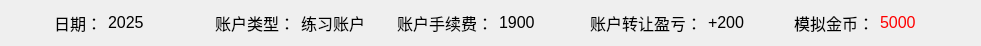
   <widget class="QWidget" name="horizontalLayoutWidget">
    <property name="geometry">
     <rect>
      <x>-20</x>
      <y>650</y>
      <width>981</width>
      <height>41</height>
     </rect>
    </property>
    <layout class="QHBoxLayout" name="horizontalLayout_4">
     <item>
      <layout class="QHBoxLayout" name="horizontalLayout_6">
       <item>
        <widget class="QLabel" name="label_17">
         <property name="text">
          <string>&lt;html&gt;&lt;head/&gt;&lt;body&gt;&lt;p&gt;&lt;span style=&quot; font-size:12pt;&quot;&gt;日期：&lt;/span&gt;&lt;/p&gt;&lt;/body&gt;&lt;/html&gt;</string>
         </property>
         <property name="alignment">
          <set>Qt::AlignmentFlag::AlignRight|Qt::AlignmentFlag::AlignTrailing|Qt::AlignmentFlag::AlignVCenter</set>
         </property>
        </widget>
       </item>
       <item>
        <widget class="QLabel" name="label_18">
         <property name="text">
          <string>&lt;html&gt;&lt;head/&gt;&lt;body&gt;&lt;p&gt;&lt;span style=&quot; font-size:12pt;&quot;&gt;2025&lt;/span&gt;&lt;/p&gt;&lt;/body&gt;&lt;/html&gt;</string>
         </property>
        </widget>
       </item>
      </layout>
     </item>
     <item>
      <layout class="QHBoxLayout" name="horizontalLayout_7">
       <item>
        <widget class="QLabel" name="label_20">
         <property name="text">
          <string>&lt;html&gt;&lt;head/&gt;&lt;body&gt;&lt;p&gt;&lt;span style=&quot; font-size:12pt;&quot;&gt;账户类型：&lt;/span&gt;&lt;/p&gt;&lt;/body&gt;&lt;/html&gt;</string>
         </property>
         <property name="alignment">
          <set>Qt::AlignmentFlag::AlignRight|Qt::AlignmentFlag::AlignTrailing|Qt::AlignmentFlag::AlignVCenter</set>
         </property>
        </widget>
       </item>
       <item>
        <widget class="QLabel" name="label_19">
         <property name="text">
          <string>&lt;html&gt;&lt;head/&gt;&lt;body&gt;&lt;p&gt;&lt;span style=&quot; font-size:12pt;&quot;&gt;练习账户&lt;/span&gt;&lt;/p&gt;&lt;/body&gt;&lt;/html&gt;</string>
         </property>
        </widget>
       </item>
      </layout>
     </item>
     <item>
      <layout class="QHBoxLayout" name="horizontalLayout_5">
       <item>
        <widget class="QLabel" name="label_21">
         <property name="text">
          <string>&lt;html&gt;&lt;head/&gt;&lt;body&gt;&lt;p&gt;&lt;span style=&quot; font-size:12pt;&quot;&gt;账户手续费：&lt;/span&gt;&lt;/p&gt;&lt;/body&gt;&lt;/html&gt;</string>
         </property>
         <property name="alignment">
          <set>Qt::AlignmentFlag::AlignRight|Qt::AlignmentFlag::AlignTrailing|Qt::AlignmentFlag::AlignVCenter</set>
         </property>
        </widget>
       </item>
       <item>
        <widget class="QLabel" name="label_22">
         <property name="text">
          <string>&lt;html&gt;&lt;head/&gt;&lt;body&gt;&lt;p&gt;&lt;span style=&quot; font-size:12pt;&quot;&gt;1900&lt;/span&gt;&lt;/p&gt;&lt;/body&gt;&lt;/html&gt;</string>
         </property>
        </widget>
       </item>
      </layout>
     </item>
     <item>
      <layout class="QHBoxLayout" name="horizontalLayout_8">
       <item>
        <widget class="QLabel" name="label_23">
         <property name="text">
          <string>&lt;html&gt;&lt;head/&gt;&lt;body&gt;&lt;p&gt;&lt;span style=&quot; font-size:12pt;&quot;&gt;账户转让盈亏：&lt;/span&gt;&lt;/p&gt;&lt;/body&gt;&lt;/html&gt;</string>
         </property>
         <property name="alignment">
          <set>Qt::AlignmentFlag::AlignRight|Qt::AlignmentFlag::AlignTrailing|Qt::AlignmentFlag::AlignVCenter</set>
         </property>
        </widget>
       </item>
       <item>
        <widget class="QLabel" name="label_24">
         <property name="text">
          <string>&lt;html&gt;&lt;head/&gt;&lt;body&gt;&lt;p&gt;&lt;span style=&quot; font-size:12pt;&quot;&gt;+200&lt;/span&gt;&lt;/p&gt;&lt;/body&gt;&lt;/html&gt;</string>
         </property>
        </widget>
       </item>
      </layout>
     </item>
     <item>
      <layout class="QHBoxLayout" name="horizontalLayout_9">
       <item>
        <widget class="QLabel" name="label_25">
         <property name="text">
          <string>&lt;html&gt;&lt;head/&gt;&lt;body&gt;&lt;p&gt;&lt;span style=&quot; font-size:12pt;&quot;&gt;模拟金币：&lt;/span&gt;&lt;/p&gt;&lt;/body&gt;&lt;/html&gt;</string>
         </property>
         <property name="alignment">
          <set>Qt::AlignmentFlag::AlignRight|Qt::AlignmentFlag::AlignTrailing|Qt::AlignmentFlag::AlignVCenter</set>
         </property>
        </widget>
       </item>
       <item>
        <widget class="QLabel" name="label_26">
         <property name="text">
          <string>&lt;html&gt;&lt;head/&gt;&lt;body&gt;&lt;p&gt;&lt;span style=&quot; font-size:12pt; color:#ff0000;&quot;&gt;5000&lt;/span&gt;&lt;/p&gt;&lt;/body&gt;&lt;/html&gt;</string>
         </property>
        </widget>
       </item>
      </layout>
     </item>
    </layout>
   </widget>
